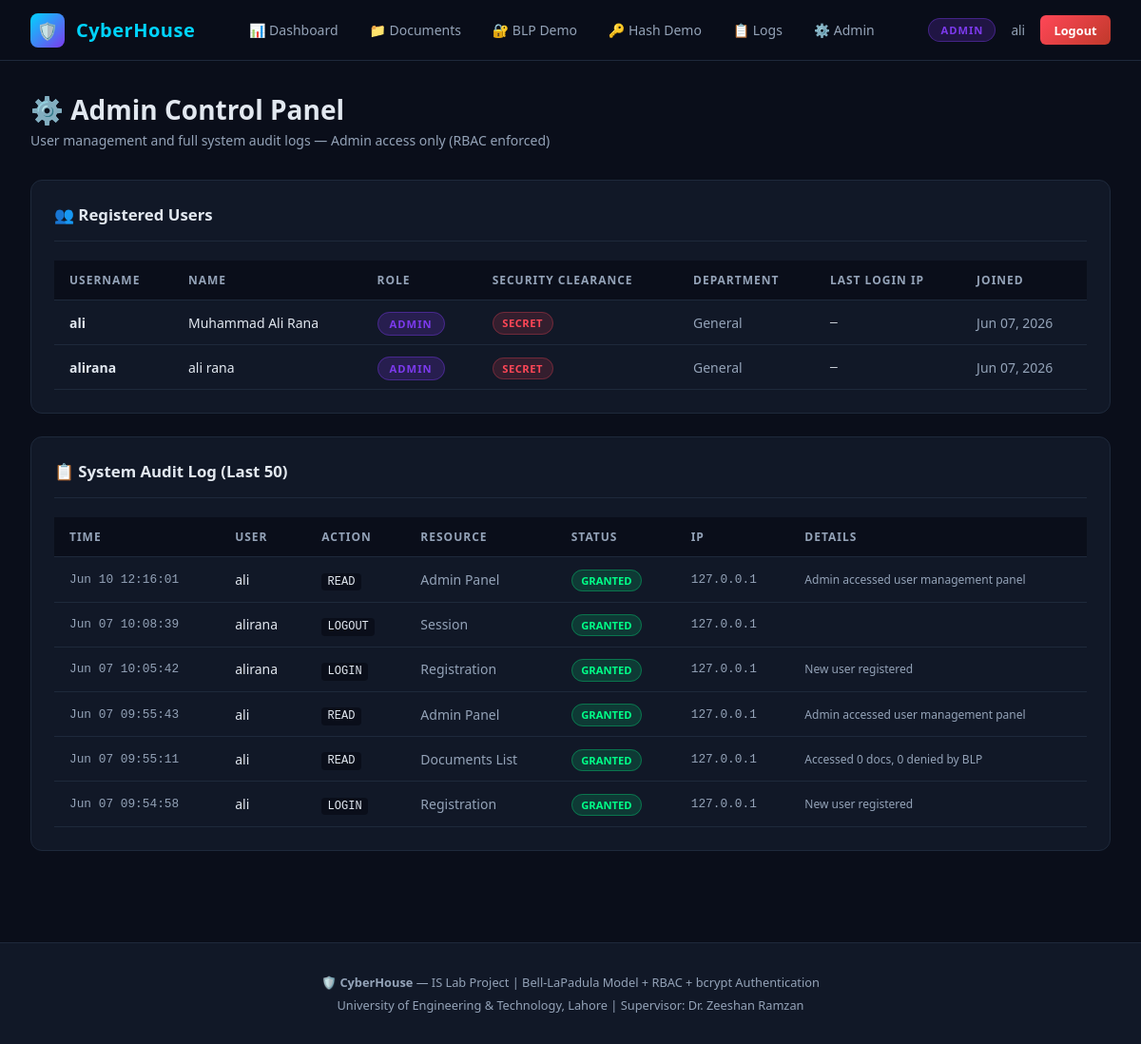
Page /admin-panel/ (signed in) on the committed database.
### core/models.py (models this page shows, shortened)
class CustomUser(AbstractUser):
    role = models.CharField(max_length=20, choices=ROLE_CHOICES, default='viewer')
    security_clearance = models.IntegerField(choices=SECURITY_LEVEL_CHOICES, default=SECURITY_LEVEL_UNCLASSIFIED)
    department = models.CharField(max_length=100, default='General')
    last_login_ip = models.GenericIPAddressField(null=True, blank=True)
    groups = models.ManyToManyField('auth.Group', blank=True, related_name='customuser_set')
    user_permissions = models.ManyToManyField('auth.Permission', blank=True, related_name='customuser_set')

class AccessLog(models.Model):
    ACTION_CHOICES = [
        ('LOGIN', 'Login'),
        ('LOGOUT', 'Logout'),
        ('ACCESS_GRANTED', 'Access Granted'),
        ('ACCESS_DENIED', 'Access Denied'),
        ('WRITE', 'Write'),
        ('READ', 'Read'),
        ('CREATE', 'Create'),
        ('DELETE', 'Delete'),
    ]
    user = models.ForeignKey(CustomUser, on_delete=models.SET_NULL, null=True, blank=True)
    action = models.CharField(max_length=20, choices=ACTION_CHOICES)
    resource = models.CharField(max_length=200)
    timestamp = models.DateTimeField(auto_now_add=True)
    ip_address = models.GenericIPAddressField(null=True, blank=True)
    details = models.TextField(blank=True)
    success = models.BooleanField(default=True)
    class Meta:
        ordering = ['-timestamp']

### core/views.py (the view, shortened to what this page needs)
# urls.py: path('admin-panel/', views.admin_panel, name='admin_panel'),
@login_required
def admin_panel(request):
    user = request.user
    users = CustomUser.objects.all().order_by('role')
    all_logs = AccessLog.objects.all().order_by('-timestamp')[:50]
    log_access(user, 'READ', 'Admin Panel', request, 'Admin accessed user management panel')
    return render(request, 'core/admin_panel.html', {'users': users, 'logs': all_logs})

### core/security.py (called while the page is built)
def rbac_can_access(user, required_role):
    role_hierarchy = {'admin': 3, 'analyst': 2, 'viewer': 1}
    user_rank = role_hierarchy.get(user.role, 0)
    required_rank = role_hierarchy.get(required_role, 0)
    return user_rank >= required_rank

def log_access(user, action, resource, request=None, details='', success=True):
    ip = None
    if request:
        x_forwarded = request.META.get('HTTP_X_FORWARDED_FOR')
        ip = x_forwarded.split(',')[0] if x_forwarded else request.META.get('REMOTE_ADDR')
    AccessLog.objects.create(
        user=user,
        action=action,
        resource=resource,
        ip_address=ip,
        details=details,
        success=success
    )

### templates/core/admin_panel.html (shortened to what this page needs)
{% extends 'core/base.html' %}
{% block content %}
<div class="page-wrapper">
  <div class="page-header">
    <div>
      <h1>⚙️ Admin Control Panel</h1>
      <p>User management and full system audit logs — Admin access only (RBAC enforced)</p>
    </div>
  </div>
  <div class="card" style="margin-bottom:1.5rem;">
    <div class="card-header">
      <div class="card-title">👥 Registered Users</div>
    </div>
    <div class="table-wrapper">
      <table>
        <thead>
          <tr>
            <th>Username</th>
            <th>Name</th>
            <th>Role</th>
            <th>Security Clearance</th>
            <th>Department</th>
            <th>Last Login IP</th>
            <th>Joined</th>
          </tr>
        </thead>
        <tbody>
          {% for u in users %}
          <tr>
            <td><strong>{{ u.username }}</strong></td>
            <td>{{ u.get_full_name|default:"—" }}</td>
            <td><span class="badge-role badge-{{ u.role }}">{{ u.role }}</span></td>
            <td>
              {% if u.security_clearance == 2 %}<span class="badge-secret">SECRET</span>
              {% elif u.security_clearance == 1 %}<span class="badge-confidential">CONFIDENTIAL</span>
              {% else %}<span class="badge-unclassified">UNCLASSIFIED</span>{% endif %}
            </td>
            <td class="text-muted">{{ u.department }}</td>
            <td class="font-mono">{{ u.last_login_ip|default:"—" }}</td>
            <td class="text-muted">{{ u.date_joined|date:"M d, Y" }}</td>
          </tr>
          {% empty %}
          <tr><td colspan="7" class="text-center text-muted">No users found.</td></tr>
          {% endfor %}
        </tbody>
      </table>
    </div>
  </div>
  <div class="card">
    <div class="card-header">
      <div class="card-title">📋 System Audit Log (Last 50)</div>
    </div>
    <div class="table-wrapper">
      <table>
        <thead>
          <tr>
            <th>Time</th>
            <th>User</th>
            <th>Action</th>
            <th>Resource</th>
            <th>Status</th>
            <th>IP</th>
            <th>Details</th>
          </tr>
        </thead>
        <tbody>
          {% for log in logs %}
          <tr>
            <td class="text-muted font-mono">{{ log.timestamp|date:"M d H:i:s" }}</td>
            <td>{{ log.user.username|default:"Anonymous" }}</td>
            <td><code style="background:var(--bg-dark); padding:0.15rem 0.4rem; border-radius:4px; font-size:0.75rem;">{{ log.action }}</code></td>
            <td class="text-muted">{{ log.resource|truncatechars:40 }}</td>
            <td>
              {% if log.success %}<span class="badge-success">GRANTED</span>{% else %}<span class="badge-fail">DENIED</span>{% endif %}
            </td>
            <td class="font-mono text-muted">{{ log.ip_address|default:"—" }}</td>
            <td class="text-muted" style="font-size:0.75rem;">{{ log.details|truncatechars:50 }}</td>
          </tr>
          {% empty %}
          <tr><td colspan="7" class="text-center text-muted">No logs yet.</td></tr>
          {% endfor %}
        </tbody>
      </table>
    </div>
  </div>
</div>
{% endblock %}

### templates/core/base.html (shortened to what this page needs)
<!DOCTYPE html>
<html lang="en">
<head>
  {% load static %}
  <link rel="stylesheet" href="{% static 'css/style.css' %}">
</head>
<body>
<nav class="navbar">
  <a href="{% url 'home' %}" class="nav-brand">
    <div class="logo-icon">🛡️</div>
    <span>CyberHouse</span>
  </a>
  {% if user.is_authenticated %}
  <ul class="nav-links">
    <li><a href="{% url 'dashboard' %}">📊 Dashboard</a></li>
    <li><a href="{% url 'documents' %}">📁 Documents</a></li>
    <li><a href="{% url 'security_demo' %}">🔐 BLP Demo</a></li>
    <li><a href="{% url 'hash_demo' %}">🔑 Hash Demo</a></li>
    <li><a href="{% url 'access_logs' %}">📋 Logs</a></li>
    {% if user.role == 'admin' %}
    <li><a href="{% url 'admin_panel' %}">⚙️ Admin</a></li>
    {% endif %}
  </ul>
  <div class="nav-user">
    <span class="badge-role badge-{{ user.role }}">{{ user.role }}</span>
    <span style="font-size:0.85rem; color:var(--text-muted)">{{ user.username }}</span>
    <a href="{% url 'logout' %}" class="btn-danger btn-sm">Logout</a>
  </div>
  {% endif %}
</nav>
{% block content %}{% endblock %}
<footer>
  <p>🛡️ <strong>CyberHouse</strong> — IS Lab Project | Bell-LaPadula Model + RBAC + bcrypt Authentication</p>
  <p style="margin-top:0.4rem;">University of Engineering & Technology, Lahore | Supervisor: Dr. Zeeshan Ramzan</p>
</footer>
</body>
</html>

### static/css/style.css (style rules this page uses)
:root { --bg-dark: #0a0e1a; --bg-card: #111827; --bg-card2: #1a2235; --accent-cyan: #00d4ff; --accent-green: #00ff88; --accent-red: #ff4757; --accent-yellow: #ffd700; --accent-purple: #7c3aed; --text-primary: #e2e8f0; --text-muted: #94a3b8; --border: #1e293b; --border-glow: rgba(0, 212, 255, 0.3); --font: 'Segoe UI', system-ui, sans-serif; }
* { margin: 0; padding: 0; box-sizing: border-box; }
body { font-family: var(--font); background: var(--bg-dark); color: var(--text-primary); min-height: 100vh; }
.navbar { background: rgba(10,14,26,0.95); backdrop-filter: blur(10px); border-bottom: 1px solid var(--border); padding: 0 2rem; height: 64px; display: flex; align-items: center; justify-content: space-between; position: sticky; top: 0; z-index: 1000; }
.nav-brand { display: flex; align-items: center; gap: 0.75rem; text-decoration: none; }
.nav-brand .logo-icon { width: 36px; height: 36px; background: linear-gradient(135deg, var(--accent-cyan), var(--accent-purple)); border-radius: 8px; display: flex; align-items: center; justify-content: center; font-size: 1.1rem; }
.nav-brand span { font-size: 1.25rem; font-weight: 700; color: var(--accent-cyan); letter-spacing: 0.5px; }
.nav-links { display: flex; align-items: center; gap: 0.25rem; list-style: none; }
.nav-links a { color: var(--text-muted); text-decoration: none; padding: 0.5rem 0.9rem; border-radius: 6px; font-size: 0.875rem; font-weight: 500; transition: all 0.2s; display: flex; align-items: center; gap: 0.4rem; }
.nav-user { display: flex; align-items: center; gap: 1rem; }
.badge-role { padding: 0.25rem 0.75rem; border-radius: 999px; font-size: 0.7rem; font-weight: 700; text-transform: uppercase; letter-spacing: 1px; }
.badge-admin { background: rgba(124,58,237,0.2); color: var(--accent-purple); border: 1px solid rgba(124,58,237,0.4); }
.btn-danger { background: linear-gradient(135deg, var(--accent-red), #c0392b); color: white; padding: 0.5rem 1.2rem; border: none; border-radius: 6px; cursor: pointer; font-size: 0.85rem; font-weight: 600; text-decoration: none; display: inline-flex; align-items: center; gap: 0.4rem; transition: all 0.2s; }
.btn-sm { padding: 0.4rem 0.9rem !important; font-size: 0.8rem !important; }
.page-wrapper { padding: 2rem; }
.card { background: var(--bg-card); border: 1px solid var(--border); border-radius: 12px; padding: 1.5rem; }
.card-header { display: flex; justify-content: space-between; align-items: center; margin-bottom: 1.25rem; padding-bottom: 1rem; border-bottom: 1px solid var(--border); }
.card-title { font-size: 1.05rem; font-weight: 700; display: flex; align-items: center; gap: 0.5rem; }
.table-wrapper { overflow-x: auto; }
table { width: 100%; border-collapse: collapse; font-size: 0.875rem; }
thead th { background: var(--bg-dark); color: var(--text-muted); font-size: 0.75rem; text-transform: uppercase; letter-spacing: 1px; padding: 0.75rem 1rem; text-align: left; border-bottom: 1px solid var(--border); }
tbody td { padding: 0.85rem 1rem; border-bottom: 1px solid var(--border); color: var(--text-primary); vertical-align: middle; }
.badge-secret { background: rgba(255,71,87,0.15); color: var(--accent-red); border: 1px solid rgba(255,71,87,0.3); padding: 0.2rem 0.6rem; border-radius: 999px; font-size: 0.7rem; font-weight: 700; text-transform: uppercase; letter-spacing: 0.5px; }
.badge-success { background: rgba(0,255,136,0.15); color: var(--accent-green); border: 1px solid rgba(0,255,136,0.3); padding: 0.2rem 0.6rem; border-radius: 999px; font-size: 0.7rem; font-weight: 700; }
.page-header { margin-bottom: 2rem; display: flex; justify-content: space-between; align-items: flex-start; gap: 1rem; }
.page-header h1 { font-size: 1.75rem; font-weight: 800; }
.page-header p { color: var(--text-muted); font-size: 0.875rem; margin-top: 0.25rem; }
.text-muted { color: var(--text-muted); font-size: 0.875rem; }
.font-mono { font-family: 'Courier New', monospace; font-size: 0.8rem; }
footer { background: var(--bg-card); border-top: 1px solid var(--border); padding: 2rem; text-align: center; color: var(--text-muted); font-size: 0.8rem; margin-top: 4rem; }

### rows in the picture
CustomUser: role "ADMIN", username "ali", get_full_name "Muhammad Ali Rana", security_clearance "SECRET", department "General", last_login_ip "—", date_joined "Jun 07, 2026"
CustomUser: username "alirana", get_full_name "ali rana", role "ADMIN", security_clearance "SECRET", department "General", last_login_ip "—", date_joined "Jun 07, 2026"
AccessLog: timestamp "Jun 07 10:08:39", user.username "alirana", action "LOGOUT", resource "Session", success "GRANTED", ip_address "127.0.0.1"
AccessLog: timestamp "Jun 07 10:05:42", user.username "alirana", action "LOGIN", resource "Registration", success "GRANTED", ip_address "127.0.0.1", details "New user registered"
AccessLog: timestamp "Jun 07 09:55:43", user.username "ali", action "READ", resource "Admin Panel", success "GRANTED", ip_address "127.0.0.1", details "Admin accessed user management panel"
AccessLog: timestamp "Jun 07 09:55:11", user.username "ali", action "READ", resource "Documents List", success "GRANTED", ip_address "127.0.0.1", details "Accessed 0 docs, 0 denied by BLP"
AccessLog: timestamp "Jun 07 09:54:58", user.username "ali", action "LOGIN", resource "Registration", success "GRANTED", ip_address "127.0.0.1", details "New user registered"
